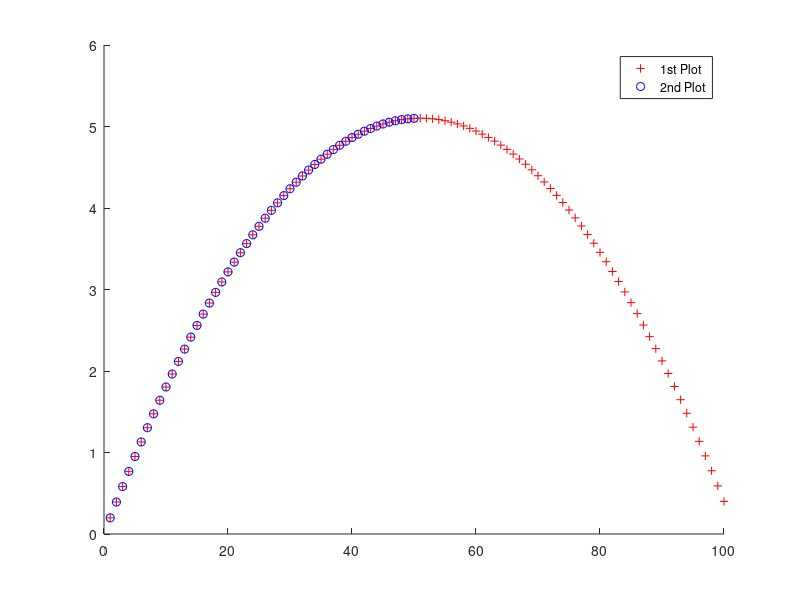

The MATLAB source for this figure:

%Problem 1.1 : Matrix generation
A = [1 4 7;2 5 8;3 6 9];
B = [1 2 3;0 3 1;2 1 1];
C= eye(3);

%Problem 1.2 : Basic matrix operations

i = A*B;
ii = A.*B;
iii = B*A;
iv = B.*A;
D=inv(B);
v = B*D;
vi=A/B;
vii=A\B; %A is a singular Matrix
E = 5*eye(3);

%Problem 1.3 : Understanding data types
whos
% All of them are double
%They have 72 Bytes = 72*8 = 576 bits

F = int8(A);
G = int8(B);
FG_Sum = F+G;
%FG_Multi = F*G % (*) is not fully supported for integer classes

%Problem 1.4 : Submatrix extraction and plotting

Ball_mat=load('ballmat.mat')
t = Ball_mat.A(:,1);
x = Ball_mat.A(:,2);
t2 = Ball_mat.A(1:50,3);
x2 = Ball_mat.A(1:50,2);
hold on
plot(t,x,'r+')
plot(t2,x2,'bo')
legend('1st Plot','2nd Plot')
hold off

